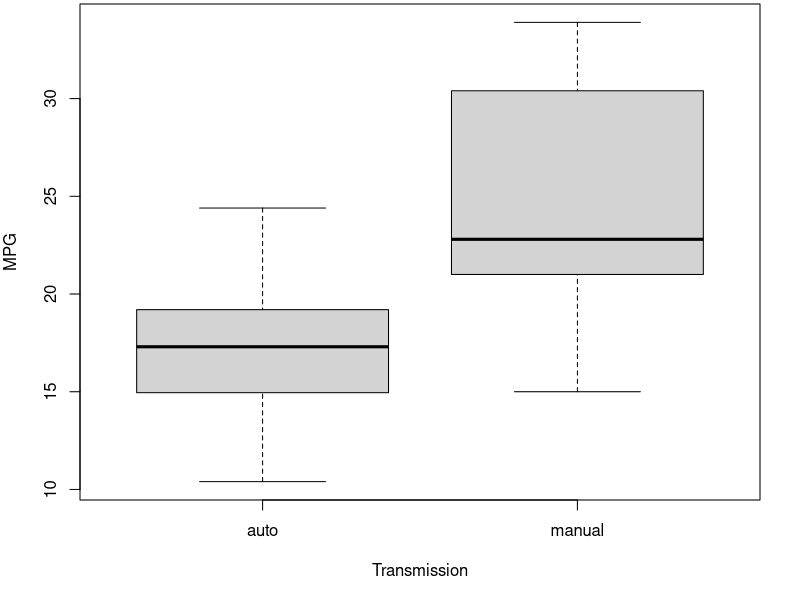
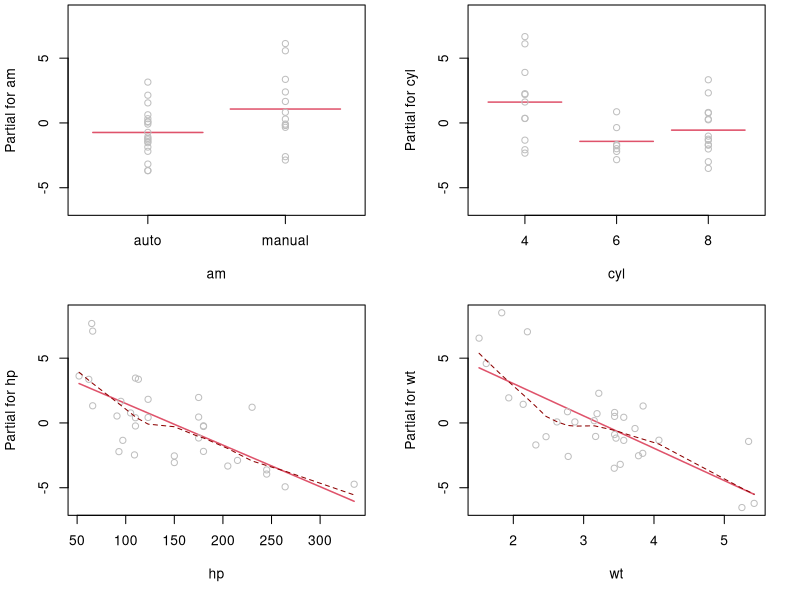
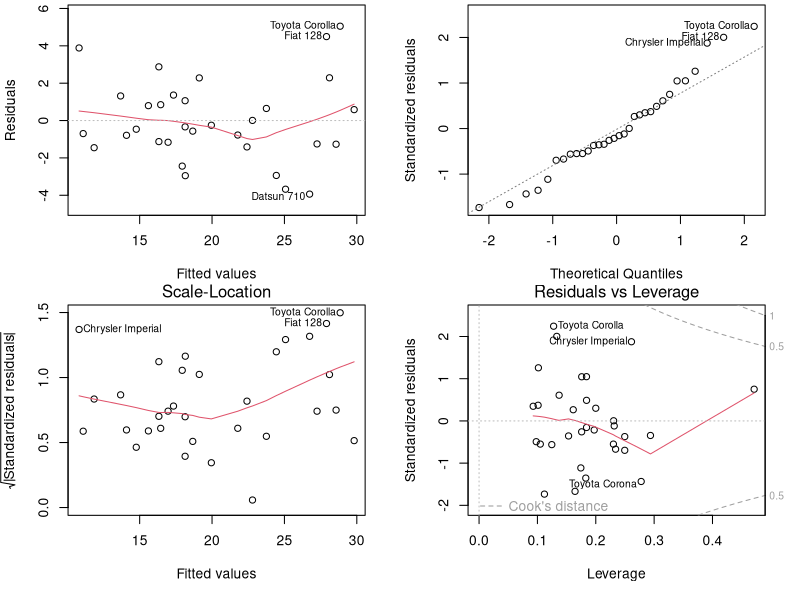
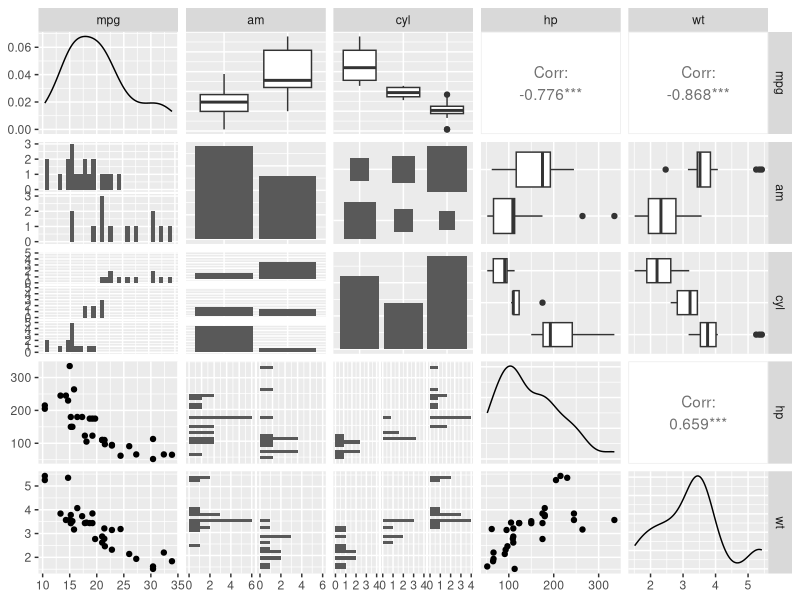
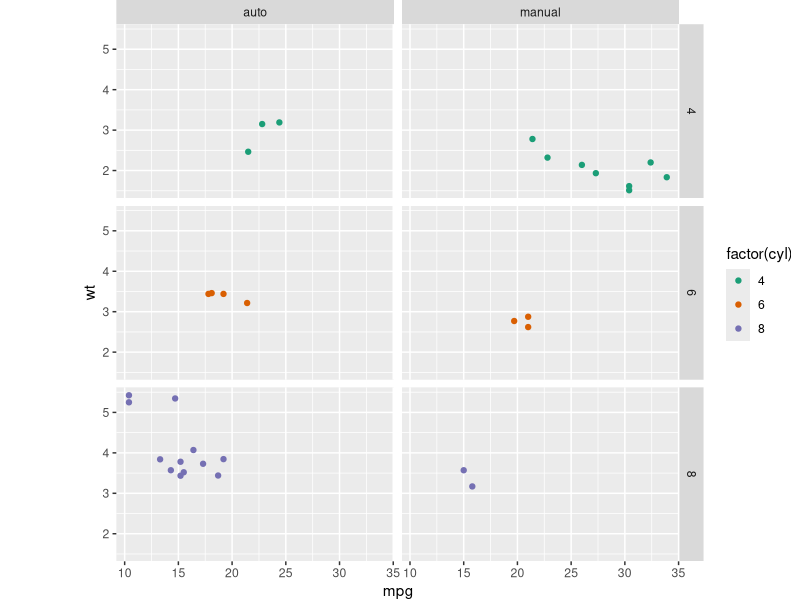

Source code (R) for these figures, in order:
## ---- chunk 1
library(datasets)
data(mtcars)

cars <- mtcars
cars$am <- factor(mtcars$am, levels=c(0,1), labels=c("auto", "manual"))
cars$cyl <- factor(mtcars$cyl)
cars$vs <- factor(mtcars$vs, levels=c(0,1), labels=c("s", "v"))
cars$gear <- factor(mtcars$gear)
cars$carb <- factor(mtcars$carb)
## ---- chunk 2
simpmod = lm(mpg ~ am, data = cars)
simpmod1 = update(simpmod,.~. + cyl)
simpmod2 = update(simpmod1,.~. + disp)
simpmod3 = update(simpmod2,.~. + hp)
simpmod4 = update(simpmod3,.~. + drat)
simpmod5 = update(simpmod4,.~. + wt)
simpmod6 = update(simpmod5,.~. + qsec)
simpmod7 = update(simpmod6,.~. + vs)
simpmod8 = update(simpmod7,.~. + gear)
simpmod9 = update(simpmod8,.~. + carb)

anova(simpmod, simpmod1, simpmod2, simpmod3, simpmod4, simpmod5, simpmod6, simpmod7, simpmod8, simpmod9)

admod = lm(mpg ~ am + cyl + disp + hp + wt, data=cars)
## ---- chunk 3
maxmod = lm(mpg ~ am + cyl + disp + hp + drat + wt + qsec + vs + gear + carb, data=cars)

step(maxmod, direction="backward")

minmod <- lm(mpg ~ am + cyl + hp + wt, data = cars)
## ---- chunk 4
anova(minmod, admod)
## ---- chunk 5
library(car)
vif(admod)
## ---- chunk 6
confint(minmod)
## ---- chunk 7

summary(minmod)
confint(minmod)

## ---- chunk 8

##make display table for data 
a1 <- c("Intercept", "Manual","6 Cylinder","8 Cylinder", "Horsepower", "Weight")
b1 <- c("33.70832390", "1.80921138", "-3.03134449", "-2.16367532", "-0.03210943", "-2.49682942")
c1 <- c("2.60488618", "1.39630450", "1.40728351", "2.28425172", "0.01369257", "0.88558779")
d1 <- c("12.940421", "1.295714", "-2.154040", "-0.947214", "-2.345025", "-2.819404")
e1 <- c("7.733392e-13", "2.064597e-01", "4.068272e-02", "3.522509e-01", "2.693461e-02", "9.081408e-03")

resultsummary <- data.frame("Coefficients"=a1,
                            "Estimate."=b1,
                            "Std. Error"=c1,
                            "t value"=d1,
                            "Pr(>|t|)"=e1, check.names=F)

library(knitr)

kable(resultsummary, digits = 7, caption = "Model Summary")


a2 <- c("Residual standard error:", "Multiple R-squared:", "Adjusted R-squared:","F-statistic:", "p-value:")
b2 <- c("2.41 on 26 degrees of freedom", "0.8659", "0.8401", "33.57 on 5 and 26 DF", "1.506e-10")


resultsummary1 <- data.frame("Bob"=a2,"BOb"=b2)

names(resultsummary1) <- NULL 

kable(resultsummary1, digits = 7)



## ---- chunk 9
par(mar=c(5, 4, 0.2, 2)) #bottom, left, top, right
plot(cars$mpg~cars$am, xlab="Transmission", ylab="MPG")
## ---- chunk 10
par(mfrow=c(2,2), mar=c(5, 4, 0.2, 2) + 0.1) #bottom, left, top, right
termplot(minmod, partial = TRUE, smooth = panel.smooth)
## ---- chunk 11
par(mfrow=c(2,2), mar=c(5, 4, 0.2, 2) + 0.1) #bottom, left, top, right
plot(minmod)
## ---- chunk 12
library(GGally)
subcars = subset(cars, select=c("mpg", "am", "cyl", "hp", "wt"))
gg <- ggpairs(subcars, diag=list(continuous="density", discrete="bar"), axisLabels="show") 
gg 
## ---- chunk 13
library(ggplot2)
library(grid)
facetplot <- ggplot(cars, aes(x = mpg, y = wt, colour = factor(cyl))) + geom_point()
facetplot + scale_color_brewer(palette="Dark2") + facet_grid(cyl ~ am) + theme(plot.margin=unit(c(0,0,0,2.1),"cm"))

